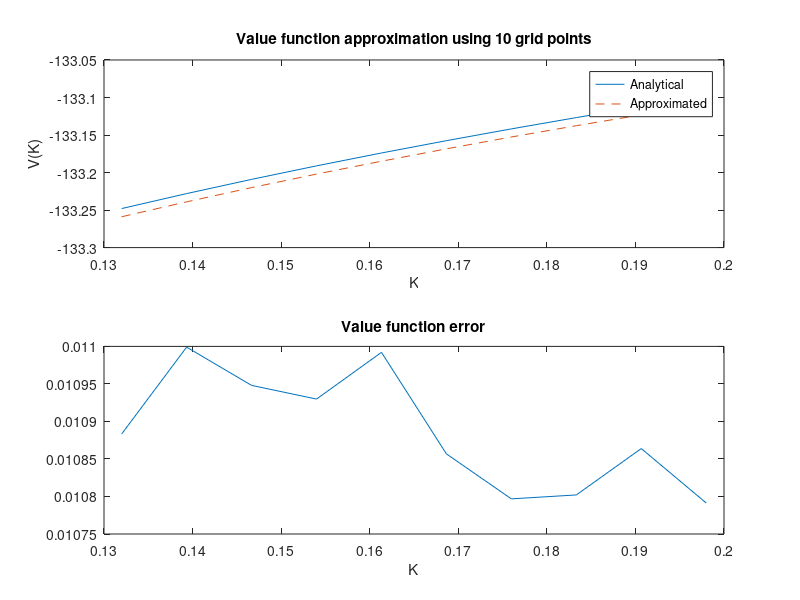
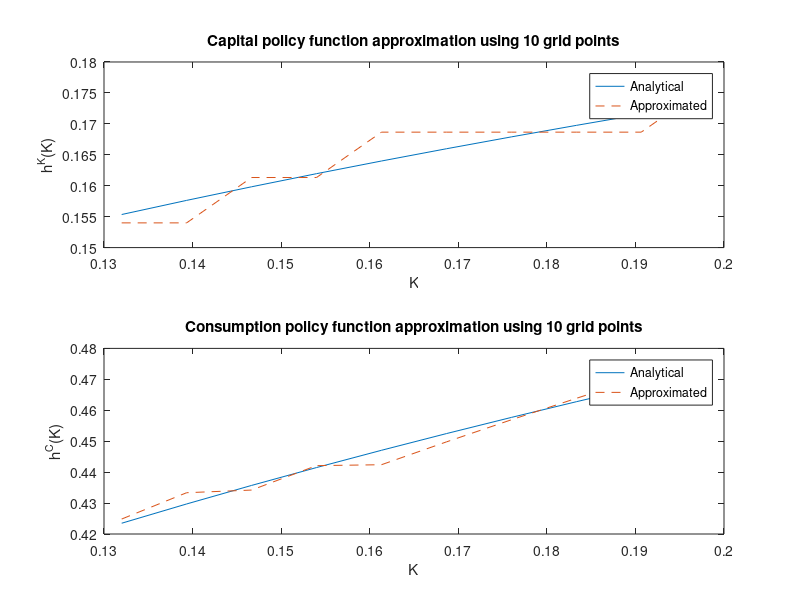

Write the MATLAB code that produced these figures, in order.
% Solution of the non-stochastic Ramsey model
% using value function iteration
% exploting monoticity of the policy function
% and concavity of the value function
%
% (c) J Marcelo Ochoa 

% Administrative commands

clear all
%clc

%%
% Initialize: set model's parameters

tic;            % Start Clock counter
tol = 1e-7;                        % Tolerance level

alfa=0.27;      % Production function
bet=0.994;     % Subjective discount factor

%
% Characterize the steady state

Kss = (alfa*bet)^(1/(1-alfa));    % Capital stock at the steady state
Css = Kss^alfa - Kss;                         % Consumption at the steady state

%%
% Value function iteration

% Step 1: Choose a grid of admissible values for the state variable
nk=10;                              % Number of grid points for the capital
Kmin=0.8*Kss;
Kmax=1.2*Kss;
K=(Kmin:(Kmax-Kmin)/(nk-1):Kmax)';  % Grid for capital
nk=size(K,1);                       % Number of grid points

% Step 2: Initialize the value function

v0 = ones(nk,1)*log(Css)/(1-bet);   % starting value function
v1 = [];                            % updated value function 
h1 = [];                            % updated policy function 
checkv = 1;
j0=1;
% Step 3. Compute a new value function and policy function

while checkv>=tol*(1-bet);
    % Compute v1 and h1 indexes
    for i=1:nk
        % Binary search algorithm
        imin = j0;
        imax = nk;
        while (imax-imin)>2;
            il = floor((imin+imax)/2);
            iu = il+1;
            fl = log(K(i)^alfa - K(il))+bet*v0(il);
            fu = log(K(i)^alfa - K(iu))+bet*v0(iu);
            if fu>fl;
                imin=il;
            else
                imax=iu;
            end
        end
        isol = [imin,imin+1,imax];
        [v1(i,1) h1j0]= max(log(K(i)^alfa - K(isol))+bet*v0(isol));
        h1(i,1) = isol(h1j0);
        j0 = h1(i,1);
    end

    % Step 4: Check for convergence/replace v0
    checkv = norm(v1-v0);
    v0 = v1;
    j0=1;
end

toc;        % Stop clock

% Compute policy functions

hk = K(h1);
hc = (K.^alfa) - hk;

%%
% Plot the true and approximated policy functions

% Analytical value function policy functions

a = (1/(1-bet))* (log((1-alfa*bet))+alfa*bet*log(alfa*bet)/(1-alfa*bet));
b = alfa/(1- alfa*bet);
vk = a + b*log(K);

hka = (alfa*bet*(K.^alfa));                   % Capital
hca = ((1-alfa*bet)*(K.^alfa));               % Consumption 

%Make Plots

figure(1)
subplot(2,1,1)
plot(K,vk,'-',K,v1,'--');
title(sprintf('Value function approximation using %d grid points',nk))
legend('Analytical','Approximated','Location','Best')
xlabel('K')
ylabel('V(K)')
subplot(2,1,2)
plot(K,(vk-v1));
title('Value function error')
xlabel('K')

figure(2)
subplot(2,1,1)
plot(K,hka,'-',K,hk,'--');
title(sprintf('Capital policy function approximation using %d grid points',nk))
legend('Analytical','Approximated','Location','Best')
xlabel('K')
ylabel('h^K(K)')
subplot(2,1,2)
plot(K,hca,'-',K,hc,'--');
title(sprintf('Consumption policy function approximation using %d grid points',nk))
legend('Analytical','Approximated','Location','Best')
xlabel('K')
ylabel('h^C(K)')
%%
% Print results
% 

fprintf('---------------------------------\n')
fprintf(' Approximation Errors using %d grid points \n',nk)
fprintf('---------------------------------\n')
fprintf(' Value function \n')
fprintf(' v true - v approx  = %6.3f  \n',norm(vk-v1))
fprintf('---------------------------------\n')
fprintf(' Policy functions \n')
fprintf('---------------------------------\n')
fprintf(' hk true - hk approx  = %6.3f  \n',norm(hka-hk))
fprintf(' hc true - hc approx  = %6.3f  \n',norm(hca-hc))
fprintf('---------------------------------\n')
